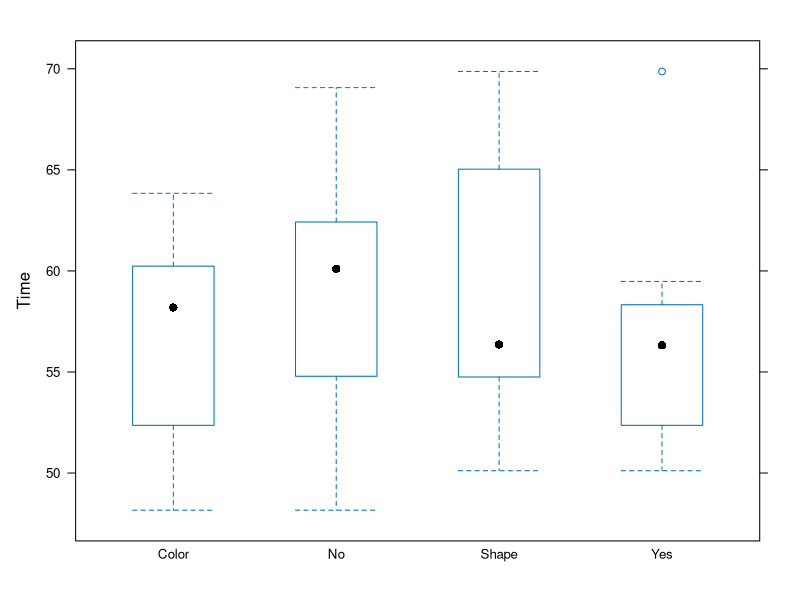
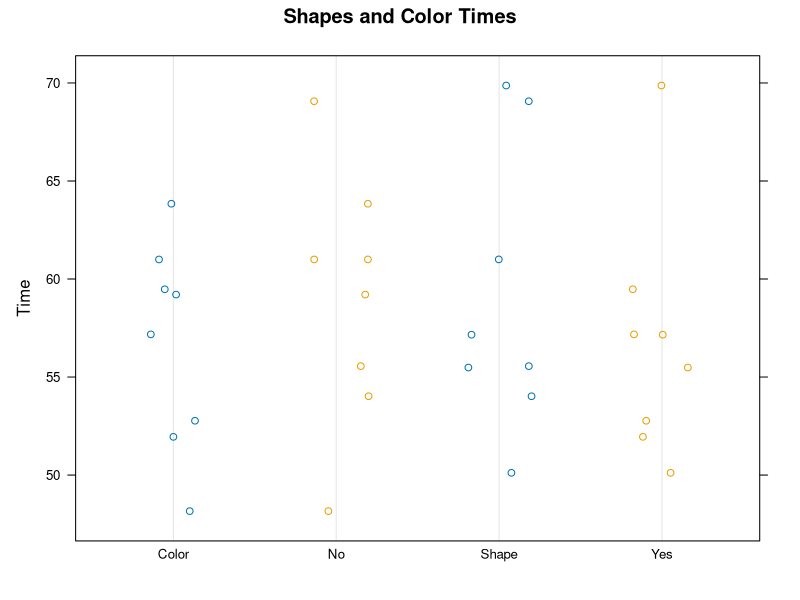
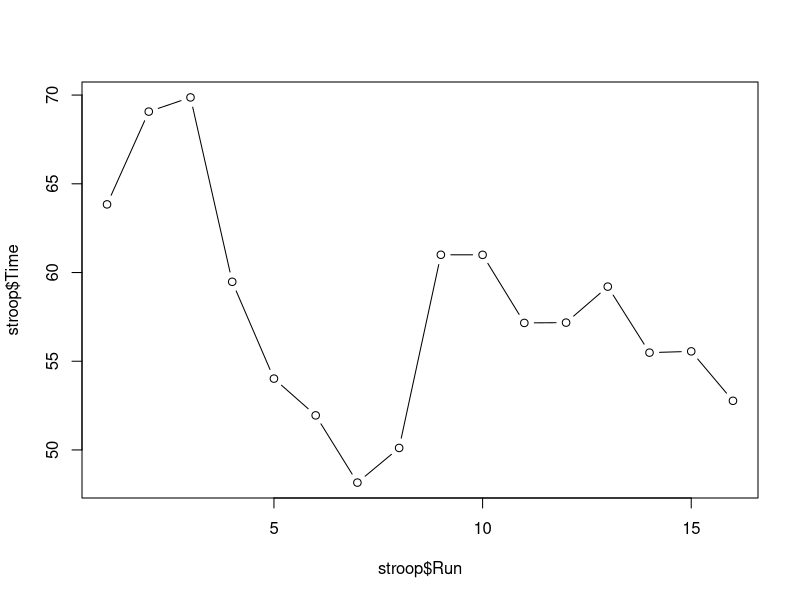
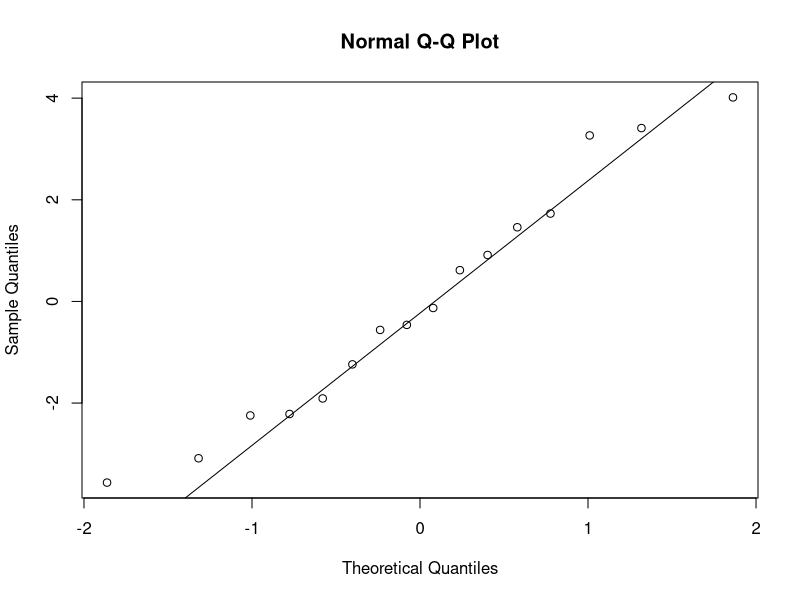

These charts were generated, in order, by the following R code:
# Sam Tenney
# stroopGroupX.R
# Homework 9

# Read in the data
stroop <- read.table(text = "Run Block blockRun Task timerDisplay Time
1	Thomas  1	Color	No	63.84
2	Thomas	2	Shape	No	69.069
3	Thomas	3	Shape	Yes	69.869
4	Thomas	4	Color	Yes	59.477
5	Sam	1	Shape	No	54.02
6	Sam	2	Color	Yes	51.949
7	Sam	3	Color	No	48.16
8	Sam	4	Shape	Yes	50.113
9	Wade	1	Shape	No	61
10 Wade	2	Color	No	60.997
11 Wade	3	Shape	Yes	57.159
12 Wade	4	Color	Yes	57.176
13 Cory	1	Color	No	59.205
14 Cory	2	Shape Yes	55.484
15 Cory	3	Shape	No	55.556
16 Cory	4	Color	Yes	52.77
", header = TRUE, sep = "")

# Look at the data
str(stroop)
head(stroop)
tail(stroop)

# Calculate summary statistics
aggregate(Time~Task+timerDisplay+Task*timerDisplay, data = stroop, FUN = mean)
aggregate(Time~Task+timerDisplay+Task*timerDisplay, data = stroop, FUN = sd)

# Display the data
library(lattice)
bwplot(Time~Task+timerDisplay, data = stroop)
dotplot(Time~Task+timerDisplay, data = stroop, jitter.x = TRUE, main = "Shapes and Color Times")

# Make an ANOVA table
stroopMod <- aov(Time~Task+timerDisplay+Task*timerDisplay + Block, data = stroop)
anova(stroopMod)

# Make ANOVA table without blocks
stroopMod2 <- aov(Time~Task+timerDisplay+Task*timerDisplay, data = stroop)
anova(stroopMod2)

# Check Assumptions
#Independent (index plot)
plot(stroop$Run, stroop$Time, type="b")

# Check mean of residuals to see if it equals 0
stroop$resids <- resid(stroopMod)
mean(stroop$resids)

# Normally distributed (qqplot)
qqnorm(stroop$resids)
qqline(stroop$resids)
# Constant variance (sd ratio)
aggregate(Time~Task+timerDisplay, data = stroop, FUN = sd)
